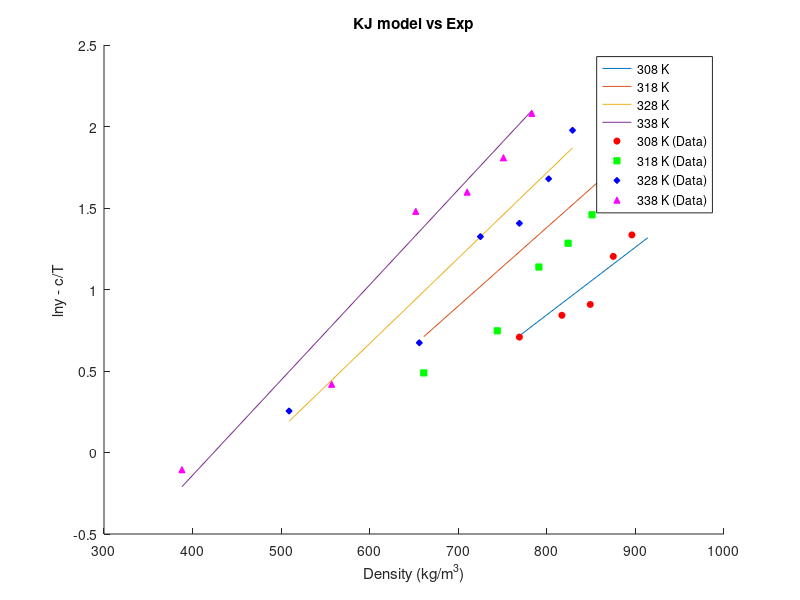
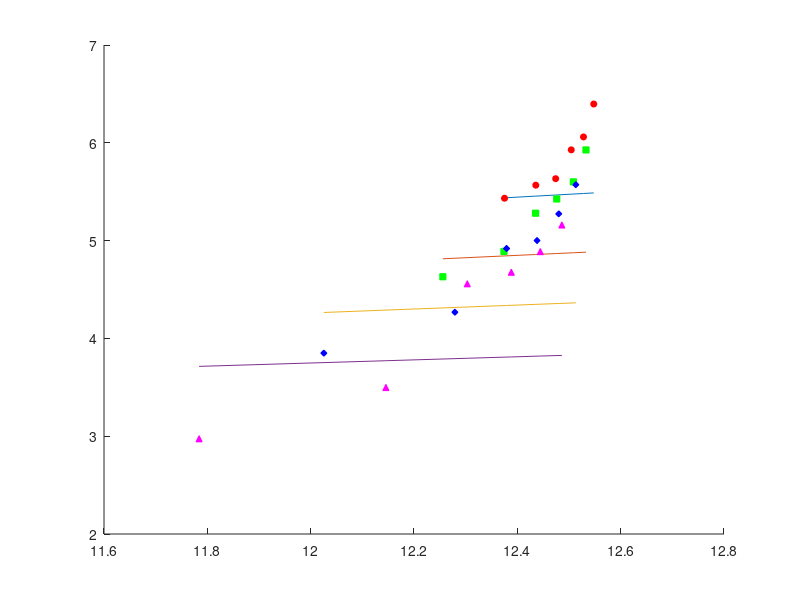

The MATLAB script that drew these images, in order:
clear;
% SC CO2 Thermo info
T_c_CO2 = 304.18;       % Critical Temp [Kelvin]
P_c_CO2 = 73.8;         % Critical Pressure [bar]
omega_CO2 = 0.225;      % Omega [-]

% Drug Thermo info
T_c_drug = 1149.5;      % Critical Temp [Kelvin]
P_c_drug = 10.57;       % Critical Pressure [bar]
omega_drug = 2.0964;    % Omega [-]

% Genral info
T = [308 318 328 338];              % Temp range
P = 1:1:300;                        % Pressure range from 1 to 300 bar with step of 1
k_ij = [0.103 0.117 0.126 0.134];   % Binary interaction parameter for PR/KM EoS
R = 8.314;                          % Gas Constant [J/mol·K]

Mw_drug = 598.5;
Mw_CO2 = 44.01;
Mw_methanol = 32.04;

rho_CO2 =   [769 817 849 875 896 914;
            661 744 791 824 851 872;
            509 656 725 769 802 829;
            388 557 652 710 751 783];               % Density [kg/m3]

y_b =   [2.03 2.32 2.48 3.33 3.80 5.32;
        1.63 2.11 3.12 3.61 4.30 5.96;
        1.29 1.96 3.76 4.08 5.36 7.22;
        0.90 1.52 4.39 4.94 6.10 8.01];        % mole fraction



ln_y_b = log(y_b);

% KJ Model info
a_KJ = -2.4761;
b_KJ = [0.0041509,0.0048209,0.0052409,0.0058409];
c_KJ = -4550.5306;

ln_y_KJ = zeros(4,6);
ln_y_KJ_cT = zeros(4,6);

for n=1:4
    for i=1:6
        ln_y_KJ(n,i) = a_KJ + b_KJ(n)*rho_CO2(n,i) + c_KJ/T(n);
        ln_y_KJ_cT(n,i) = ln_y_KJ(n,i) - c_KJ/T(n);

    end
end

figure(1);
hold on;

% Plot lines
plot(rho_CO2(1,:), ln_y_KJ_cT(1,:), 'DisplayName', '308 K');
plot(rho_CO2(2,:), ln_y_KJ_cT(2,:), 'DisplayName', '318 K');
plot(rho_CO2(3,:), ln_y_KJ_cT(3,:), 'DisplayName', '328 K');
plot(rho_CO2(4,:), ln_y_KJ_cT(4,:), 'DisplayName', '338 K');

% Scatter points
scatter(rho_CO2(1,:), ln_y_b(1,:), 20, 'r', 'o', 'MarkerFaceColor', 'r', 'DisplayName', '308 K (Data)');
scatter(rho_CO2(2,:), ln_y_b(2,:), 20, 'g', 's', 'MarkerFaceColor', 'g', 'DisplayName', '318 K (Data)');
scatter(rho_CO2(3,:), ln_y_b(3,:), 20, 'b', 'd', 'MarkerFaceColor', 'b', 'DisplayName', '328 K (Data)');
scatter(rho_CO2(4,:), ln_y_b(4,:), 20, 'm', '^', 'MarkerFaceColor', 'm', 'DisplayName', '338 K (Data)');

xlabel('Density (kg/m^3)');
ylabel('lny - c/T');

legend('Location', 'best');
title('KJ model vs Exp');



% GM Model info
a_GM = 1.8309;
b_GM = -5710.4987;
c_GM = [0.29142,0.24342,0.20242,0.1598];


ln_y_GM = zeros(4,6);
ln_y_GM_bT = zeros(4,6);
ln_rho_T = zeros(4,6);
y_b_6 = y_b/10^6;
ln_y_b_6 = log(y_b_6);
ln_y_b_GM = zeros(4,6);

for n=1:4
    for i=1:6
        ln_y_GM(n,i) = a_GM + (b_GM/T(n)) + c_GM(n)*log(rho_CO2(n,i)*T(n));
        ln_y_GM_bT(n,i) = ln_y_GM(n,i) - b_GM/T(n);
        ln_rho_T(n,i) = log(rho_CO2(n,i)*T(n));

        ln_y_b_GM(n,i) = ln_y_b_6(n,i) - b_GM/T(n);
    end
end

figure(2);
hold on;
plot(ln_rho_T(1,:), ln_y_GM_bT(1,:), 'DisplayName', '308 K');
plot(ln_rho_T(2,:), ln_y_GM_bT(2,:), 'DisplayName', '318 K');
plot(ln_rho_T(3,:), ln_y_GM_bT(3,:), 'DisplayName', '328 K');
plot(ln_rho_T(4,:), ln_y_GM_bT(4,:), 'DisplayName', '338 K');

% Scatter points
scatter(ln_rho_T(1,:), ln_y_b_GM(1,:), 20, 'r', 'o', 'MarkerFaceColor', 'r', 'DisplayName', '308 K (Data)');
scatter(ln_rho_T(2,:), ln_y_b_GM(2,:), 20, 'g', 's', 'MarkerFaceColor', 'g', 'DisplayName', '318 K (Data)');
scatter(ln_rho_T(3,:), ln_y_b_GM(3,:), 20, 'b', 'd', 'MarkerFaceColor', 'b', 'DisplayName', '328 K (Data)');
scatter(ln_rho_T(4,:), ln_y_b_GM(4,:), 20, 'm', '^', 'MarkerFaceColor', 'm', 'DisplayName', '338 K (Data)');

% Chrastil Model info
a_Chrastil = 4.5889;
b_Chrastil = -12.7501;
c_Chrastil = -6759.0921;

% Bartle et al. Model info
a_Bartle = 13.2886;
b_Bartle = 9.0827;
c_Bartle = -6845.6966;

% Sung-Shim Model info
a_Sung = 5.7399;
b_Sung = -606.0322;
c_Sung = -447.5124;
d_Sung = -36.8120;

% Bian et al model info
a_Bian = 4.2910;
b_Bian = -4806.5989;
c_Bian = 0.0355;
d_Bian = -1.0456;
e_Bian = -9.5861*10^4;

% Sodeifian model info
a_Sodeifian = -16.8909;
b_Sodeifian = -13.0866*10^3;
c_Sodeifian = 1.4181;
d_Sodeifian = 1.1071*10^3;
e_Sodeifian = -2.9406*10^3;
f_Sodeifian = -838.2700;
